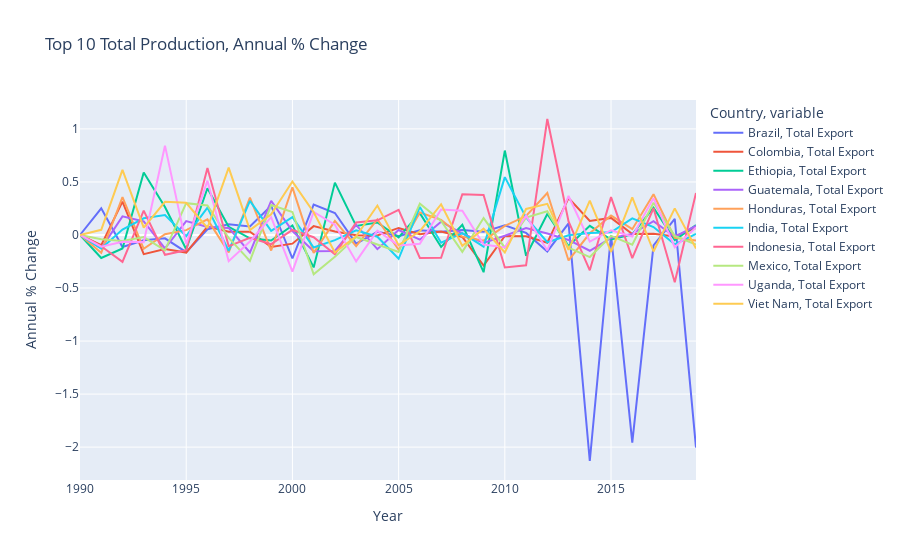

Notebook code cell kept with this figure:
### Code cell
# Calculating top producer countries
top_producers = coffee_production[['Country', 'Total Production']].groupby(
                                                                        'Country'
                                                                           ).sum().reset_index().sort_values(by = 
                                                                            'Total Production', ascending= False)['Country'][:10]
# Graphing top producer countries over time
time_fig = px.line(export_long_df[(export_long_df['Country'].isin(top_producers)) &
                                  (export_long_df['variable']== 'Total Export')],
                            x = 'Year', y = 'Annual % Change', color = 'Country', line_dash = 'variable', 
                            title = 'Top 10 Total Production, Annual % Change')
time_fig.show()

### Figure 1 — Plotly figure (JSON) as saved in the notebook; plotly's stock layout.template omitted (floating-point values rounded to 4 significant figures)
{"data": [{"hovertemplate": "Country=Brazil<br>variable=Total Export<br>Year=%{x}<br>Annual % Change=%{y}<extra></extra>", "legendgroup": "Brazil, Total Export", "line": {"color": "#636efa", "dash": "solid"}, "marker": {"symbol": "circle"}, "mode": "lines", "name": "Brazil, Total Export", "orientation": "v", "showlegend": true, "type": "scatter", "x": [1990, 1991, 1992, 1993, 1994, 1995, 1996, 1997, 1998, 1999, 2000, 2001, 2002, 2003, 2004, 2005, 2006, 2007, 2008, 2009, 2010, 2011, 2012, 2013, 2014, 2015, 2016, 2017, 2018, 2019], "xaxis": "x", "y": [0, 0.2508, -0.1129, -0.05072, -0.03167, -0.1624, 0.05412, 0.1016, 0.07994, 0.2758, -0.2217, 0.2862, 0.2076, -0.08116, 0.02983, -0.01057, 0.0447, 0.02978, 0.04705, 0.02941, 0.09181, 0.01927, -0.1555, 0.1087, -2.131, 0, -1.957, -0.09758, 0.1524, -2.004], "yaxis": "y"}, {"hovertemplate": "Country=Colombia<br>variable=Total Export<br>Year=%{x}<br>Annual % Change=%{y}<extra></extra>", "legendgroup": "Colombia, Total Export", "line": {"color": "#EF553B", "dash": "solid"}, "marker": {"symbol": "circle"}, "mode": "lines", "name": "Colombia, Total Export", "orientation": "v", "showlegend": true, "type": "scatter", "x": [1990, 1991, 1992, 1993, 1994, 1995, 1996, 1997, 1998, 1999, 2000, 2001, 2002, 2003, 2004, 2005, 2006, 2007, 2008, 2009, 2010, 2011, 2012, 2013, 2014, 2015, 2016, 2017, 2018, 2019], "xaxis": "x", "y": [0, -0.09646, 0.3147, -0.1809, -0.1327, -0.166, 0.07887, 0.03126, 0.03123, -0.1123, -0.08184, 0.08358, 0.03309, -0.002823, -0.004881, 0.06641, 0.006807, 0.03243, -0.01903, -0.2879, -0.009121, -0.01125, -0.07292, 0.3487, 0.1328, 0.1609, 0.009044, 0.012, -0.01363, 0.06746], "yaxis": "y"}, {"hovertemplate": "Country=Ethiopia<br>variable=Total Export<br>Year=%{x}<br>Annual % Change=%{y}<extra></extra>", "legendgroup": "Ethiopia, Total Export", "line": {"color": "#00cc96", "dash": "solid"}, "marker": {"symbol": "circle"}, "mode": "lines", "name": "Ethiopia, Total Export", "orientation": "v", "showlegend": true, "type": "scatter", "x": [1990, 1991, 1992, 1993, 1994, 1995, 1996, 1997, 1998, 1999, 2000, 2001, 2002, 2003, 2004, 2005, 2006, 2007, 2008, 2009, 2010, 2011, 2012, 2013, 2014, 2015, 2016, 2017, 2018, 2019], "xaxis": "x", "y": [0, -0.2169, -0.1272, 0.5899, 0.2639, -0.1349, 0.4404, 0.07726, -0.03182, -0.05164, 0.09021, -0.3058, 0.4935, 0.08467, 0.1175, -0.02248, 0.2057, -0.1131, 0.09524, -0.351, 0.7958, -0.1952, 0.1974, -0.104, 0.08606, -0.04235, 0.00536, 0.2572, -0.04877, 0.0925], "yaxis": "y"}, {"hovertemplate": "Country=Guatemala<br>variable=Total Export<br>Year=%{x}<br>Annual % Change=%{y}<extra></extra>", "legendgroup": "Guatemala, Total Export", "line": {"color": "#ab63fa", "dash": "solid"}, "marker": {"symbol": "circle"}, "mode": "lines", "name": "Guatemala, Total Export", "orientation": "v", "showlegend": true, "type": "scatter", "x": [1990, 1991, 1992, 1993, 1994, 1995, 1996, 1997, 1998, 1999, 2000, 2001, 2002, 2003, 2004, 2005, 2006, 2007, 2008, 2009, 2010, 2011, 2012, 2013, 2014, 2015, 2016, 2017, 2018, 2019], "xaxis": "x", "y": [0, -0.1259, 0.1751, 0.1271, -0.1272, 0.1304, 0.07511, 0.0666, -0.1654, 0.3216, 0.03653, -0.1529, -0.1506, 0.09453, -0.1337, 0.04713, -0.04443, 0.125, 0.01396, -0.07544, -0.007157, 0.06603, 0.01434, -0.04667, -0.1488, -0.02695, 0.01013, 0.1311, -0.01655, 0.08596], "yaxis": "y"}, {"hovertemplate": "Country=Honduras<br>variable=Total Export<br>Year=%{x}<br>Annual % Change=%{y}<extra></extra>", "legendgroup": "Honduras, Total Export", "line": {"color": "#FFA15A", "dash": "solid"}, "marker": {"symbol": "circle"}, "mode": "lines", "name": "Honduras, Total Export", "orientation": "v", "showlegend": true, "type": "scatter", "x": [1990, 1991, 1992, 1993, 1994, 1995, 1996, 1997, 1998, 1999, 2000, 2001, 2002, 2003, 2004, 2005, 2006, 2007, 2008, 2009, 2010, 2011, 2012, 2013, 2014, 2015, 2016, 2017, 2018, 2019], "xaxis": "x", "y": [0, -0.1677, 0.3573, -0.1301, 0.007625, 0.0454, 0.147, -0.1641, 0.3525, -0.1468, 0.4489, -0.1692, 0.1334, -0.1055, 0.146, -0.1393, 0.2115, 0.1429, -0.016, -0.0537, 0.08593, 0.1786, 0.3955, -0.2402, 0.01601, 0.183, 0.05487, 0.3835, -0.02684, -0.05305], "yaxis": "y"}, {"hovertemplate": "Country=India<br>variable=Total Export<br>Year=%{x}<br>Annual % Change=%{y}<extra></extra>", "legendgroup": "India, Total Export", "line": {"color": "#19d3f3", "dash": "solid"}, "marker": {"symbol": "circle"}, "mode": "lines", "name": "India, Total Export", "orientation": "v", "showlegend": true, "type": "scatter", "x": [1990, 1991, 1992, 1993, 1994, 1995, 1996, 1997, 1998, 1999, 2000, 2001, 2002, 2003, 2004, 2005, 2006, 2007, 2008, 2009, 2010, 2011, 2012, 2013, 2014, 2015, 2016, 2017, 2018, 2019], "xaxis": "x", "y": [0, -0.1273, 0.05153, 0.1575, 0.1874, -0.01162, 0.2578, -0.1492, 0.3208, 0.03872, 0.1676, -0.118, -0.04826, 0.04423, -0.01619, -0.2243, 0.2648, -0.07239, 0.01748, -0.1096, 0.5454, 0.1651, -0.06834, -0.002181, 0.01947, 0.02553, 0.1566, 0.07493, -0.08789, 0.01022], "yaxis": "y"}, {"hovertemplate": "Country=Indonesia<br>variable=Total Export<br>Year=%{x}<br>Annual % Change=%{y}<extra></extra>", "legendgroup": "Indonesia, Total Export", "line": {"color": "#FF6692", "dash": "solid"}, "marker": {"symbol": "circle"}, "mode": "lines", "name": "Indonesia, Total Export", "orientation": "v", "showlegend": true, "type": "scatter", "x": [1990, 1991, 1992, 1993, 1994, 1995, 1996, 1997, 1998, 1999, 2000, 2001, 2002, 2003, 2004, 2005, 2006, 2007, 2008, 2009, 2010, 2011, 2012, 2013, 2014, 2015, 2016, 2017, 2018, 2019], "xaxis": "x", "y": [0, -0.106, -0.2539, 0.2298, -0.1867, -0.1429, 0.6316, -0.1064, -0.02728, -0.08628, 0.04751, -0.02146, -0.1825, 0.1188, 0.1379, 0.2361, -0.2171, -0.2142, 0.3837, 0.3773, -0.3058, -0.2858, 1.093, 0.1278, -0.3328, 0.3569, -0.2189, 0.2526, -0.4463, 0.3955], "yaxis": "y"}, {"hovertemplate": "Country=Mexico<br>variable=Total Export<br>Year=%{x}<br>Annual % Change=%{y}<extra></extra>", "legendgroup": "Mexico, Total Export", "line": {"color": "#B6E880", "dash": "solid"}, "marker": {"symbol": "circle"}, "mode": "lines", "name": "Mexico, Total Export", "orientation": "v", "showlegend": true, "type": "scatter", "x": [1990, 1991, 1992, 1993, 1994, 1995, 1996, 1997, 1998, 1999, 2000, 2001, 2002, 2003, 2004, 2005, 2006, 2007, 2008, 2009, 2010, 2011, 2012, 2013, 2014, 2015, 2016, 2017, 2018, 2019], "xaxis": "x", "y": [0, -0.04127, -0.05636, -0.02041, -0.1455, 0.3001, 0.2777, -0.02828, -0.245, 0.2821, 0.2171, -0.3716, -0.2064, -0.01853, -0.09014, -0.1596, 0.2947, 0.1331, -0.1593, 0.1593, -0.1198, 0.1637, 0.2233, -0.1192, -0.2082, -0.008871, -0.09154, 0.3036, -0.007901, -0.09037], "yaxis": "y"}, {"hovertemplate": "Country=Uganda<br>variable=Total Export<br>Year=%{x}<br>Annual % Change=%{y}<extra></extra>", "legendgroup": "Uganda, Total Export", "line": {"color": "#FF97FF", "dash": "solid"}, "marker": {"symbol": "circle"}, "mode": "lines", "name": "Uganda, Total Export", "orientation": "v", "showlegend": true, "type": "scatter", "x": [1990, 1991, 1992, 1993, 1994, 1995, 1996, 1997, 1998, 1999, 2000, 2001, 2002, 2003, 2004, 2005, 2006, 2007, 2008, 2009, 2010, 2011, 2012, 2013, 2014, 2015, 2016, 2017, 2018, 2019], "xaxis": "x", "y": [0, -0.1096, -0.06396, -0.06731, 0.842, -0.08608, 0.5119, -0.2477, -0.06168, 0.1689, -0.3457, 0.2177, 0.09739, -0.249, 0.04163, -0.09821, -0.08274, 0.2393, 0.2295, -0.0897, -0.1184, 0.1825, -0.1454, 0.3676, -0.06264, 0.04474, -0.01474, 0.3474, -0.1154, 0.07175], "yaxis": "y"}, {"hovertemplate": "Country=Viet Nam<br>variable=Total Export<br>Year=%{x}<br>Annual % Change=%{y}<extra></extra>", "legendgroup": "Viet Nam, Total Export", "line": {"color": "#FECB52", "dash": "solid"}, "marker": {"symbol": "circle"}, "mode": "lines", "name": "Viet Nam, Total Export", "orientation": "v", "showlegend": true, "type": "scatter", "x": [1990, 1991, 1992, 1993, 1994, 1995, 1996, 1997, 1998, 1999, 2000, 2001, 2002, 2003, 2004, 2005, 2006, 2007, 2008, 2009, 2010, 2011, 2012, 2013, 2014, 2015, 2016, 2017, 2018, 2019], "xaxis": "x", "y": [0, 0.04891, 0.6137, 0.06914, 0.3132, 0.3032, 0.06571, 0.6348, 0.04678, 0.1948, 0.5036, 0.2142, -0.1655, -0.01189, 0.2775, -0.09604, 0.03521, 0.2899, -0.1023, 0.05906, -0.1656, 0.2451, 0.2937, -0.1397, 0.3235, -0.1591, 0.3544, -0.1557, 0.2508, -0.127], "yaxis": "y"}], "layout": {"legend": {"title": {"text": "Country, variable"}, "tracegroupgap": 0}, "title": {"text": "Top 10 Total Production, Annual % Change"}, "xaxis": {"anchor": "y", "domain": [0, 1], "title": {"text": "Year"}}, "yaxis": {"anchor": "x", "domain": [0, 1], "title": {"text": "Annual % Change"}}}}
